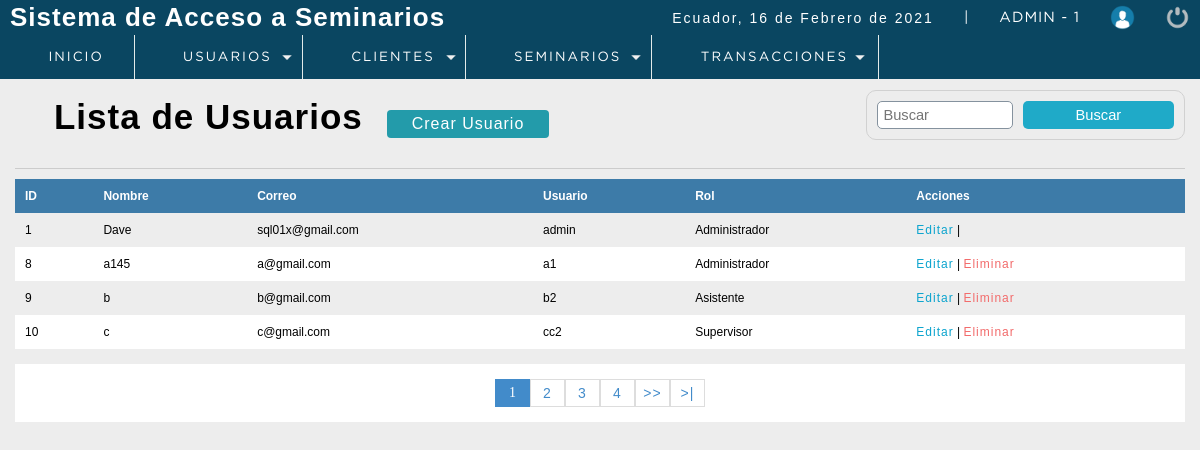
The page /sistema/lista_usuarios.php (signed in) on the database its author committed.
### tables this page shows
CREATE TABLE `usuario` (
  `idusuario` int(11) NOT NULL,
  `nombre` varchar(50) DEFAULT NULL,
  `correo` varchar(100) DEFAULT NULL,
  `usuario` varchar(15) DEFAULT NULL,
  `clave` varchar(100) DEFAULT NULL,
  `rol` int(11) DEFAULT NULL,
  `Status` int(11) NOT NULL DEFAULT 1
);

CREATE TABLE `rol` (
  `idrol` int(11) NOT NULL,
  `rol` varchar(20) DEFAULT NULL
);

### sistema/lista_usuarios.php (the view, shortened to what this page needs)
<?php
 include "../conection.php";
?>
<!DOCTYPE html>
<html lang="en">
<head>
	<?php include "includes/scripts.php"?>
</head>
<body>
 <?php include "includes/header.php"?>
	<section id="container">
		<h1><i class="fas fa-list-alt"></i> Lista de Usuarios</h1>
        <a href="registro_usuarios.php" class="btn_new">Crear Usuario</a>
    <form action="buscar_usuario.php" method="get" class="form_search">
        <input type="text" name="busqueda" id="busqueda" placeholder="Buscar">
        <input type="submit" value="Buscar" class="btn_search" >
    </form>
    <hr>
        <table>
            <tr>
                <th>ID</th>
                <th>Nombre</th>
                <th>Correo</th>
                <th>Usuario</th>
                <th>Rol</th>
                <th>Acciones</th>
            </tr>
            <?php
           $sql_registre = mysqli_query($conection,"SELECT COUNT(*) AS total_registro FROM usuario WHERE Status =1");
           $result_registre = mysqli_fetch_array($sql_registre);
           $total_resgistros = $result_registre['total_registro'];
           $por_pagina = 4;
           if (empty($_GET['pagina'])) {
               $pagina =1;
           }
           else {
               $pagina = $_GET['pagina'];
           }
           $desde = ($pagina - 1) * $por_pagina;
           $total_paginas = ceil($total_resgistros / $por_pagina);
           $query = mysqli_query($conection,"SELECT u.Idusuario, u.nombre, u.correo, u.usuario, r.rol FROM usuario u
                                                                                                      INNER JOIN rol r
                                                                                                      ON u.rol = r.idrol
                                                                                                      WHERE Status = 1
                                                                                                      ORDER BY idusuario ASC LIMIT $desde, $por_pagina");
           $result = mysqli_num_rows($query);
           if ($result > 0) {
               while ($data = mysqli_fetch_array($query)) {
           ?>
            <tr>
                <td><?php echo $data["Idusuario"];?></td>
                <td><?php echo $data["nombre"];?></td>
                <td><?php echo $data["correo"];?></td>
                <td><?php echo $data["usuario"];?></td>
                <td><?php echo $data["rol"];?></td>
                <td>
                    <a class="link_edit" href="editar_usuario.php?id=<?php echo $data["Idusuario"];?>">Editar</a>
                    |
                    <?php
                        if ($data["Idusuario"] !=1) {
                    ?>
                    <a class="link_delete" href="eliminar_usuario.php?id=<?php echo $data["Idusuario"];?>">Eliminar</a>
                    <?php
                        }
                    ?>
                </td>
            </tr>
                <?php
               }
           }
            ?>
        </table>
        <div class="paginador">
                    <ul>
                    <?php
                    for ($i=1; $i <= $total_paginas; $i++) {
                        if ($i == $pagina) {
                            echo '<li class="pageSelected">'.$i.'</li>';
                        }
                        else {
                            echo '<li><a href="?pagina='.$i.'">'.$i.'</a></li>';
                        }
                    }
                    if ($pagina!=$total_paginas) {
                    ?>
                    <li><a href="?pagina=<?php echo $pagina+1;?>">>></a></li>
                    <li><a href="?pagina=<?php echo $total_paginas;?>">>|</a></li>
                        <?php
                            }
                        ?>
                    </ul>
                </div>
	</section>
</body>
</html>

### sistema/css/style.css (style rules this page uses)
* { margin: 0; padding: 0; box-sizing: border-box; }
body { background: #ededed; }
h1, h2, h3, h4, h5, h6 { font-family: 'arial'; font-weight: bold; letter-spacing: 1px; }
h1 { font-size: 26px; }
a { text-decoration: none; font-family: arial; letter-spacing: 1px; }
#container { padding: 90px 15px 15px; }
hr { border: 0; background: #CCC; height: 1px; margin: 10px 0; display: block; }
form { border: 2px solid #78909C; border-radius: 2%; background: #FFF; margin: auto; padding: 20px 50px; border: 1px solid #d1d1d1; }
input,select { display: block; width: 100%; font-size: 11pt; padding: 5px; border: 1px solid #85929e; border-radius: 5px; }
#container h1 { font-size: 35px; display: inline-block; }
.btn_new { display: inline-block; background: #239baa; color: #FFF; padding: 5px 25px; border-radius: 4px; margin: 20px; }
table { border-collapse: collapse; font-size: 12px; font-family: 'arial'; width: 100%; }
table th { text-align: left; padding: 10px; background: #3d7ba8; color: #FFF; }
table tr:nth-child(odd) { background: #FFF; }
table td { padding: 10px; }
.link_edit { color: #0ca4ce; }
.link_delete { color: #f26b6b; }
.paginador ul { padding: 15px; list-style: none; background: #FFF; margin-top: 15px; display: -webkit-flex; display: -moz-flex; display: -ms-flex; display: -o-flex; display: flex; justify-content: center; }
.paginador a, .pageSelected { color: #428bca; border: 1px solid #ddd; padding: 5px; display: inline-block; font-size: 14px; text-align: center; width: 35px; }
.pageSelected { color: #FFF; background: #428bca; border: 1px solid #428bca; }
.form_search { display: -webkit-flex; display: -moz-flex; display: -ms-flex; display: -o-flex; display: flex; float: right; background: initial; padding: 10px; border-radius: 10px; }
.form_search .btn_search { background: #1faac8; color: #FFF; padding: 0 20px; border: 0; cursor: pointer; margin-left: 10px; }

### rows shown on the page
usuario: idusuario "1", nombre "Dave", correo "sql01x@gmail.com", usuario "admin", rol.rol "Administrador"
usuario: idusuario "8", nombre "a145", correo "a@gmail.com", usuario "a1", rol.rol "Administrador"
usuario: idusuario "9", nombre "b", correo "b@gmail.com", usuario "b2", rol.rol "Asistente"
usuario: idusuario "10", nombre "c", correo "c@gmail.com", usuario "cc2", rol.rol "Supervisor"

### other values the page prints
fechaC() "16 de Febrero de 2021"
$_SESSION['user'] "ADMIN"
$_SESSION['rol'] "1"
